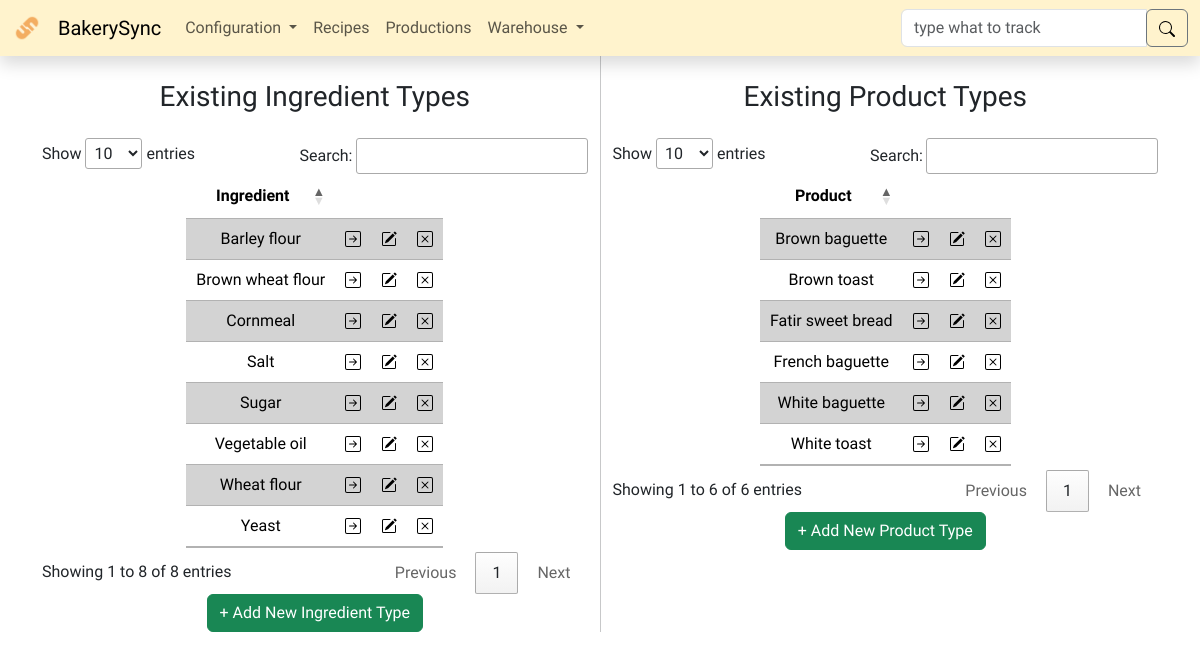
Before: /types/ with the older database file.
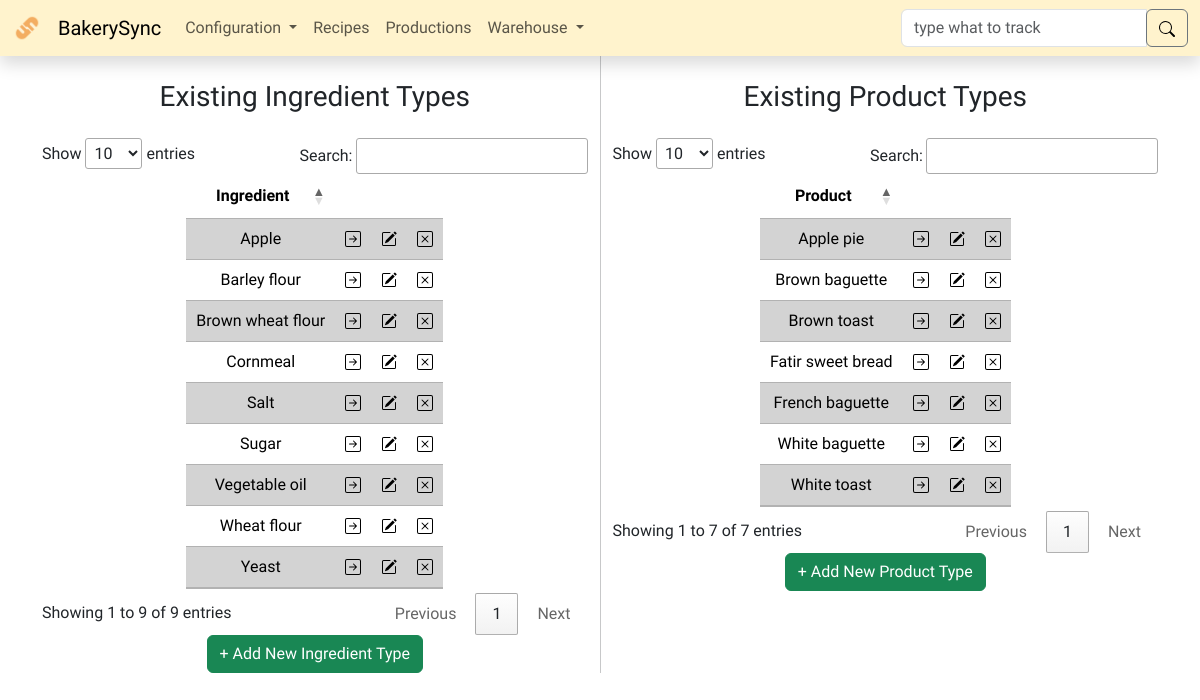
After: the same page with the newer database file.
### models.py (models this page shows, shortened)
class BaseModel(db.Model):
    __abstract__ = True
    id = db.Column(db.Integer, primary_key=True)

class IngredientType(BaseModel):
    name = db.Column(db.String(255), unique=True, nullable=False)
    arrivals = db.relationship('IngredientArrival', backref='type')
    recipes = db.relationship(
        'Recipe', secondary=recipe_ingredient_association, back_populates='ingredients')

class ProductType(BaseModel):
    name = db.Column(db.String(255), unique=True, nullable=False)
    productions = db.relationship('Production', backref='type')
    recipes = db.relationship('Recipe', backref='type')

### routes/types.py (the view)
@types_bp.route('/', methods=['GET', 'POST'])
def types():
    if request.method == 'POST':
        name = request.form['name'].capitalize()
        if "itype_form" in request.form:
            new_type = IngredientType(name=name)
        elif "ptype_form" in request.form:
            new_type = ProductType(name=name)
        else:
            return redirect(url_for('types.types'))
        try:
            db.session.add(new_type)
            db.session.commit()
            flash('New Type added successfully', 'success')
            return redirect(url_for('types.types'))
        except Exception as e:
            if 'UNIQUE constraint failed' in str(e):
                flash(
                    f'Can not add another type with the name {name}. Type name must be unique. Please choose a different name.', 'warning')
            else:
                flash(f'Error: {str(e)}', 'warning')
            db.session.rollback()  # Rollback any changes to the database
            return redirect(url_for('types.types'))
    else:
        itypes = IngredientType.query.all()
        ptypes = ProductType.query.all()
        return render_template('types.html', itypes=itypes, ptypes=ptypes)

### app.py (called while the page is built)
@app.after_request
def after_request(response):
    response.headers["Cache-Control"] = "no-cache, no-store, must-revalidate"
    response.headers["Expires"] = 0
    response.headers["Pragma"] = "no-cache"
    return response

@app.template_filter('escape_html')
def escape_html_filter(s):
    result = ""
    for c in s:
        if c in ["'", '"']:
            result += "\\" + c
        else:
            result += c
    return result

### templates/types.html (shortened to what the changed rows need)
{% extends "layout.html" %}
{%block main %}
<div class="container mx-auto text-center">
  <div class="row">
    <div class="col">
      <h3 class="my-4">Existing Ingredient Types</h3>
      <table id="itype_table" class="table table-striped w-auto mx-auto">
        <thead>
          <tr>
            <th>Ingredient</th>
            <th></th>
            <th></th>
            <th></th>
          </tr>
        </thead>
        <tbody>
          {% for itype in itypes %}
          <tr>
            <td>{{ itype.name }}</td>
            <td>
              <form action="{{ url_for('types.itrack') }}" method="post">
                <input
                  type="image"
                  src="/static/icons/arrow-right-square.svg"
                  alt="track"
                  name="itype_track"
                  title="Track {{ itype.name }}"
                />
              </form>
            </td>
            <td>
              <img
                src="/static/icons/pencil-square.svg"
                alt="edit"
                name="itype_edit"
                type="button"
                title="Edit {{ itype.name }}"
                data-bs-toggle="offcanvas"
                data-bs-target="#EditItypeCanvas"
                aria-controls="EditItypeCanvas"
                onclick="populateCanvasI(
                '{{ itype.id }}',
                '{{ itype.name|escape_html }}'
              );"
              />
            </td>
            <td>
              <form
                id="del-{{ itype.id }}"
                action="{{ url_for('types.delete_type') }}"
                method="post"
              >
                <img
                  src="/static/icons/x-square.svg"
                  alt="delete"
                  name="itype_delete"
                  type="submit"
                  title="Delete {{ itype.name }}"
                  onclick="return confirmDelete('del-{{ itype.id }}', '{{ itype.name|escape_html }}');"
                />
              </form>
            </td>
          </tr>
          {% endfor %}
        </tbody>
      </table>
      <button
        class="btn btn-success"
        type="button"
        data-bs-toggle="offcanvas"
        data-bs-target="#AddItypeCanvas"
        aria-controls="AddItypeCanvas"
      >
        + Add New Ingredient Type
      </button>
    </div>
    <div class="col">
      <h3 class="my-4">Existing Product Types</h3>
      <table id="ptype_table" class="table table-striped w-auto mx-auto">
        <thead>
          <tr>
            <th>Product</th>
            <th></th>
            <th></th>
            <th></th>
          </tr>
        </thead>
        <tbody>
          {% for ptype in ptypes %}
          <tr>
            <td>{{ ptype.name }}</td>
            <td>
              <form action="{{ url_for('types.ptrack') }}" method="post">
                <input
                  type="image"
                  src="/static/icons/arrow-right-square.svg"
                  alt="track"
                  name="ptype_track"
                  title="Track {{ ptype.name }}"
                />
              </form>
            </td>
            <td>
              <img
                src="/static/icons/pencil-square.svg"
                alt="edit"
                name="ptype_edit"
                type="button"
                title="Edit {{ ptype.name }}"
                data-bs-toggle="offcanvas"
                data-bs-target="#EditPtypeCanvas"
                aria-controls="EditPtypeCanvas"
                onclick="populateCanvasP(
                '{{ ptype.id }}',
                '{{ ptype.name|escape_html }}'
              );"
              />
            </td>
            <td>
              <form
                id="del-p{{ ptype.id }}"
                action="{{ url_for('types.delete_type') }}"
                method="post"
              >
                <img
                  src="/static/icons/x-square.svg"
                  alt="delete"
                  name="ptype_delete"
                  type="submit"
                  title="Delete {{ ptype.name }}"
                  onclick="return confirmDelete('del-p{{ ptype.id }}', '{{ ptype.name|escape_html }}');"
                />
              </form>
            </td>
          </tr>
          {% endfor %}
        </tbody>
      </table>
      <button
        class="btn btn-success"
        type="button"
        data-bs-toggle="offcanvas"
        data-bs-target="#AddPtypeCanvas"
        aria-controls="AddPtypeCanvas"
      >
        + Add New Product Type
      </button>
    </div>
  </div>
</div>
{% endblock %}

Changed rows visible on the page:
added IngredientType: name "Apple"
added ProductType: name "Apple pie"
Other visible differences:
text written by a page script: "Show entries Search: Showing 1 to 8 of 8 entries Previous 1 Next" → "Show entries Search: Showing 1 to 9 of 9 entries Previous 1 Next"
text written by a page script: "Show entries Search: Showing 1 to 6 of 6 entries Previous 1 Next" → "Show entries Search: Showing 1 to 7 of 7 entries Previous 1 Next"
